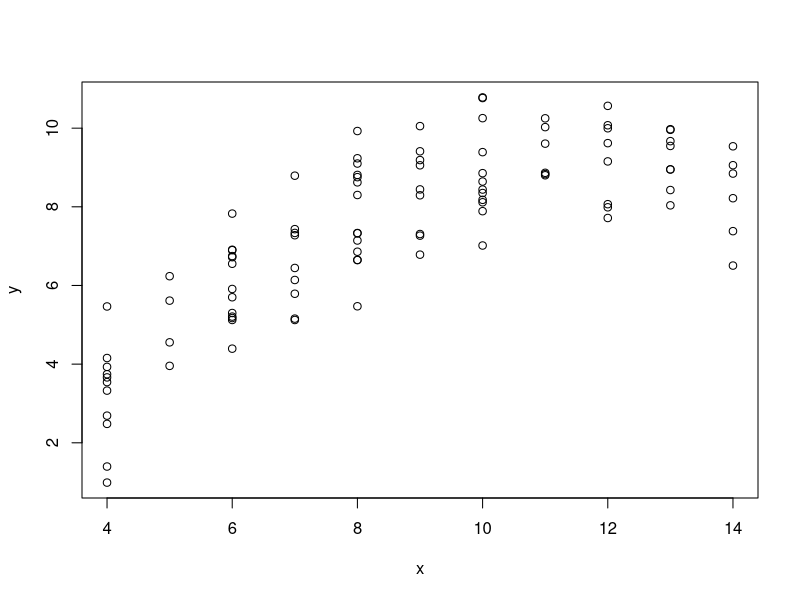

This figure's R source:
#### R_Demo_Simulation_Inference_2_Sample_Hold_out.R
##########################################################################
## INSTRUCTOR: Christopher Fariss
## COURSE NAME: Advanced Computational Methods for Social Media and Textual Data (3B)
## University of Essex Summer School 2023
##
## Date: 2023-08-09
##
## Please e-mail me if you find any errors or have and suggestions (either email is fine)
## e-mail: cjf0006@gmail.com
## e-mail: cjfariss@umich.edu
##########################################################################
##
## Goal: Improve the predictive power or predictive validity of a model
##
##########################################################################
## Introduction to tutorial:
##
## (1) Begin building towards and learning about cross-validation
## (NOTE: There is no "crossing" yet)
##
## For this R tutorial we will simulate a dataset and then randomly divide it into two subsets.
##
## We will fit a model using the observations from one of the subsets of data (training data).
##
## We will then use the model estimates to predict the value of the dependent variable for the remaining out-of-sample data subset (testing data).
##
##########################################################################


#set.seed(940)


## set number of observations for simulation
n <- 100

## simulation of variables (This model is one of Anscombe's quartets)
x <- sample(4:14,n,replace=TRUE)
table(x)
y <- -5.996 + 2.781*x -0.127*x^2 + rnorm(n,0,1)
#y <- -5.996 + 2.781*x -0.127*x^2 + rnorm(n,0,2)

## plot the simulated relationship
par(mfrow=c(1,1))
plot(x=x, y=y)

## create a subject/unit ID variable with one values for each unit
## here the indicator values takes on 2-Fold values {1,2}
folds <- sample(rep(1:2, n/2), size=n, replace=FALSE)
folds
table(folds)

## doesn't always yield 50/50 ratio of 1s and 2s
#folds <- sample(1:2, size=n, replace=TRUE)
#folds
#table(folds)

## create a data frame with the dependent variable, independent variable, and randomly created ID
dat <- data.frame(y, x, folds)

summary(dat)

head(dat)

## fit a linear model to the full dataset
model <- lm(y ~ x, data=dat)
summary(model)


## subset the full dataset into to subsets based on the ID variable
train <- subset(dat, folds==1)
test <- subset(dat, folds==2)

train <- dat[dat$folds==1,]
test <- dat[dat$folds==2,]

nrow(train)
nrow(test)


## Model 0: fit a linear model
fit <- lm(y ~ 1, data=train)
in_sample_rmse <- sqrt(mean((as.numeric(predict(fit))-train$y)^2))
in_sample_rmse

pred <- predict(fit, newdata=test)
rmse <- sqrt(mean((as.numeric(pred)-test$y)^2))
rmse

## Model 1: fit a linear model
fit <- lm(y ~ x, data=train)
in_sample_rmse <- sqrt(mean((as.numeric(predict(fit))-train$y)^2))
in_sample_rmse

pred <- predict(fit, newdata=test)
rmse <- sqrt(mean((as.numeric(pred)-test$y)^2))
rmse

## this is what predict function is doing under the hood
y_hat <- fit$coefficients[1] + fit$coefficients[2] * test$x 

## Model 2: fit a linear model with a squared term
fit <- lm(y ~ x + I(x^2), data=train)
in_sample_rmse <- sqrt(mean((as.numeric(predict(fit))-train$y)^2))
in_sample_rmse

pred <- predict(fit, newdata=test)
rmse <- sqrt(mean((as.numeric(pred)-test$y)^2))
rmse


## Model 3: fit a linear model with a squared term and a cubic term
fit <- lm(y ~ x + I(x^2) + I(x^3), data=train)
in_sample_rmse <- sqrt(mean((as.numeric(predict(fit))-train$y)^2))
in_sample_rmse

pred <- predict(fit, newdata=test)
rmse <- sqrt(mean((as.numeric(pred)-test$y)^2))
rmse


## Model 4: fit a linear model with a squared term and a cubic term and a 4th order term
fit <- lm(y ~ x + I(x^2) + I(x^3) + I(x^4), data=train)
in_sample_rmse <- sqrt(mean((as.numeric(predict(fit))-train$y)^2))
in_sample_rmse

pred <- predict(fit, newdata=test)
rmse <- sqrt(mean((as.numeric(pred)-test$y)^2))
rmse




